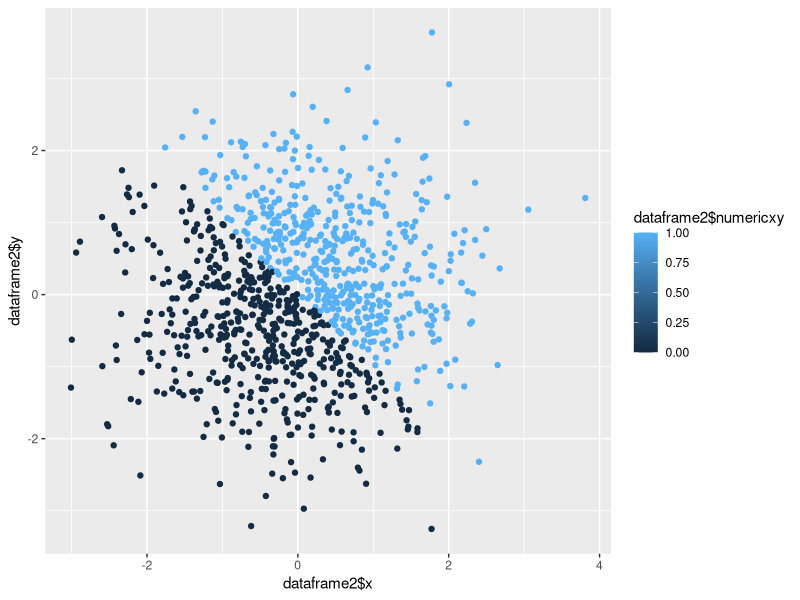
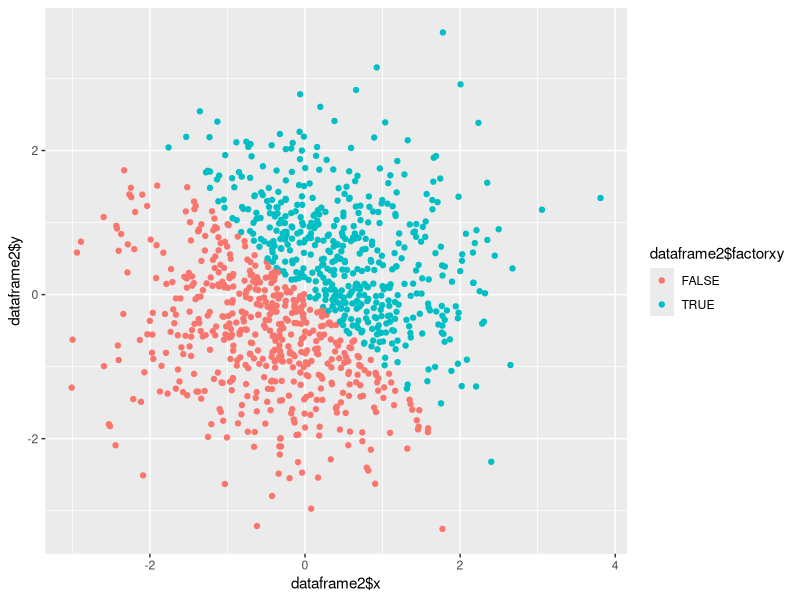
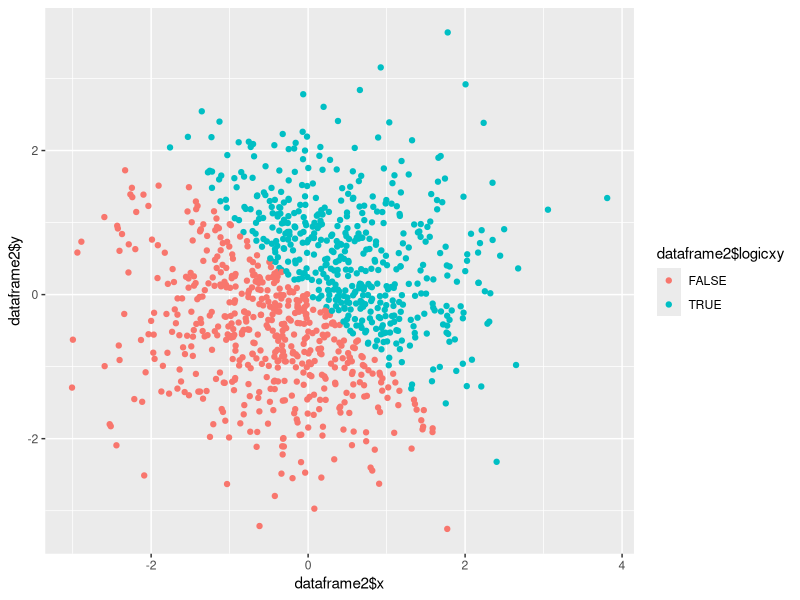

R code for these plots, in order:
## ---- chunk 1
knitr::opts_chunk$set(echo = TRUE)
library(knitr)

## ---- chunk 2
#A random sample of size 10 from a uniform[0, 5] distribution
#the runif function provide information about the uniform distribution on the interval from min to max. In this case #sample size is 10,min=0 max=5 
#A logical vector indicating whether elements of the sample are greater than 2
#compare each elements in vector compare2 to 2 one by one. If an element is greater than 2 R will return TRUE otherwise it will return FALSE
#A (length-10) character vector 
#A (length-10) factor vector
# the vector named student contains set of numeric codes with character-valued levels
library(tidyverse)
set.seed(1)
dataframe1=tibble(
random10=runif(10,0,5),  
logical2=c(random10>2),character10=c("a","b","c","d","e","f","g","h","i","j"),
factor10=factor(c(1,0,1,1,0,1,0,0,1,1),levels = c(0,1),labels = c("male","female")))

mean(dataframe1$random10)
mean(dataframe1$logical2)
mean(dataframe1$character10)
mean(dataframe1$factor10)

# According to the output. Mean can be taken from random10(numeric) and logical2(numeric) 
#but not character10(character) and factor10(factor) since mean function is designed for numeric/logical vectors


## ---- chunk 3

## ---- chunk 4
as.numeric(dataframe1$logical2)
as.numeric(dataframe1$character10)  
as.numeric(dataframe1$factor10)
# the factor vector and logical vector have been successfully converted to numeric. However, character vector was not able to be converted
## ---- chunk 5
character10<-as.factor(dataframe1$character10)
character10<-as.numeric(character10)

# the character vector has been sucessfully converted to numeric.

## ---- chunk 6
factor10<-as.character(dataframe1$factor10)
factor10<-as.numeric(factor10)
# Warning message is shown. "NAs introduced by coercion"
## ---- chunk 7
library(tidyverse)
set.seed(1)

dataframe2 = tibble(
x = rnorm(1000, sd =1),
y = rnorm(1000,sd =1),
logicxy = c((x+y)>0),
numericxy=as.numeric(logicxy),
factorxy=as.factor(logicxy))
## ---- chunk 8
library(ggplot2)
first_plot=ggplot(dataframe2, aes(x = dataframe2$x, y = dataframe2$y,color=dataframe2$logicxy)) + geom_point()


## ---- chunk 9
ggplot(dataframe2, aes(x = dataframe2$x, y = dataframe2$y,color=dataframe2$numericxy)) + geom_point()

## ---- chunk 10
ggplot(dataframe2, aes(x = dataframe2$x, y = dataframe2$y,color=dataframe2$factorxy)) + geom_point()
## ---- chunk 11
ggsave("firstplot.pdf",plot =first_plot )
